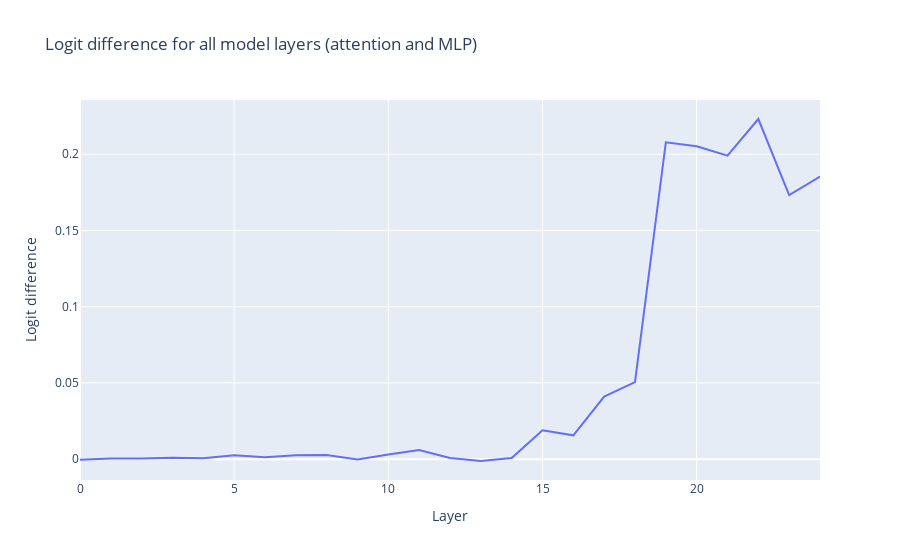

Write notebook code for a chart like this one.
### Markdown cell above
Result:

* Logit differences are much greater in later layers of the network.

Explanation:

* The model is unable to complete the task in earlier layers, so layer logits have a mostly uniform and low value.
* The peak logit difference at layer 9 means that most of the model's generation performance on this task comes from (the logits of) layer 9.
* Additionally, the performance jump comes from residual component "9_mid". Here "mid" means we have applied the attention layer but not its subsequent MLP layer. This means the performance comes mostly from the attention layer.

#### Layer attribution

Attribution of layers throughout the model on a per-layer basis, including all attention head layers and MLP layers within the 'attention block'.

### Code cell
residual_stream, component_labels = activation_cache.accumulated_resid(
    layer=-1,
    pos_slice=-1,
    return_labels=True,
)

logit_differences = residual_stream_to_logit_diff(
    accumulated_residual_stream,
    activation_cache,
    logit_difference_directions
)

logit_differences = utils.to_numpy(logit_differences)
node_labels = [f'Stream component: "{l}"' for l in component_labels]

print(f"Model layers (x values): {x_axis_range}")
print(f"Logit differences (y values): {logit_differences}")

px.line(
    y=logit_differences,
    title="Logit difference for all model layers (attention and MLP)",
    labels=dict(x="Layer", y="Logit difference"),
).show()

### Figure 1 — Plotly figure (JSON) as saved in the notebook; plotly's stock layout.template omitted (floating-point values rounded to 4 significant figures)
{"data": [{"hovertemplate": "Layer=%{x}<br>Logit difference=%{y}<extra></extra>", "legendgroup": "", "line": {"color": "#636efa", "dash": "solid"}, "marker": {"symbol": "circle"}, "mode": "lines", "name": "", "orientation": "v", "showlegend": false, "type": "scatter", "x": [0, 1, 2, 3, 4, 5, 6, 7, 8, 9, 10, 11, 12, 13, 14, 15, 16, 17, 18, 19, 20, 21, 22, 23, 24], "xaxis": "x", "y": [-0.0004361, 0.0004016, 0.0003688, 0.0008407, 0.0006127, 0.002556, 0.001178, 0.002565, 0.002678, -0.0002989, 0.00306, 0.005978, 0.0006794, -0.00123, 0.0007571, 0.01887, 0.0156, 0.04106, 0.05047, 0.2078, 0.2052, 0.1991, 0.2231, 0.1732, 0.1853], "yaxis": "y"}], "layout": {"legend": {"tracegroupgap": 0}, "title": {"text": "Logit difference for all model layers (attention and MLP)"}, "xaxis": {"anchor": "y", "domain": [0, 1], "title": {"text": "Layer"}}, "yaxis": {"anchor": "x", "domain": [0, 1], "title": {"text": "Logit difference"}}}}
